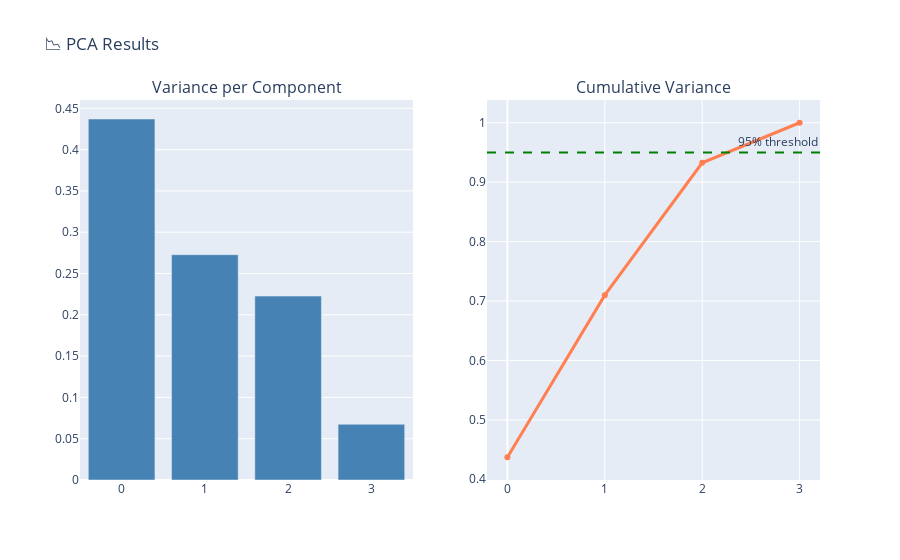

Write notebook code for a chart like this one.
### Markdown cell above
---
## 4. PCA Analysis

Dimensionality reduction and variance explanation.

### Code cell
# PCA Analysis
pca_results = ml.pca_analysis(features)

print('🔬 PCA ANALYSIS')
print('=' * 50)
for i, var in enumerate(pca_results['explained_variance'], 1):
    print(f"PC{i}: {var*100:.1f}% variance")
print(f"\nComponents needed for 95% variance: {pca_results['n_components_selected']}")

# Scree plot
fig = make_subplots(rows=1, cols=2, subplot_titles=('Variance per Component', 'Cumulative Variance'))

fig.add_trace(go.Bar(
    y=pca_results['explained_variance'],
    name='Individual',
    marker_color='steelblue'
), row=1, col=1)

fig.add_trace(go.Scatter(
    y=pca_results['cumulative_variance'],
    mode='lines+markers',
    name='Cumulative',
    line=dict(color='coral', width=3)
), row=1, col=2)

fig.add_hline(y=0.95, line_dash='dash', line_color='green', row=1, col=2,
              annotation_text='95% threshold')

fig.update_layout(title='📉 PCA Results', showlegend=False, height=400)
fig

### Figure 1 — Plotly figure (JSON) as saved in the notebook; plotly's stock layout.template omitted (floating-point values rounded to 4 significant figures)
{"data": [{"marker": {"color": "steelblue"}, "name": "Individual", "type": "bar", "xaxis": "x", "y": [0.4371, 0.2728, 0.2227, 0.06745], "yaxis": "y"}, {"line": {"color": "coral", "width": 3}, "mode": "lines+markers", "name": "Cumulative", "type": "scatter", "xaxis": "x2", "y": [0.4371, 0.7099, 0.9325, 1], "yaxis": "y2"}], "layout": {"annotations": [{"font": {"size": 16}, "showarrow": false, "text": "Variance per Component", "x": 0.225, "xanchor": "center", "xref": "paper", "y": 1, "yanchor": "bottom", "yref": "paper"}, {"font": {"size": 16}, "showarrow": false, "text": "Cumulative Variance", "x": 0.775, "xanchor": "center", "xref": "paper", "y": 1, "yanchor": "bottom", "yref": "paper"}, {"showarrow": false, "text": "95% threshold", "x": 1, "xanchor": "right", "xref": "x2 domain", "y": 0.95, "yanchor": "bottom", "yref": "y2"}], "autosize": true, "shapes": [{"line": {"color": "green", "dash": "dash"}, "type": "line", "x0": 0, "x1": 1, "xref": "x2 domain", "y0": 0.95, "y1": 0.95, "yref": "y2"}], "showlegend": false, "title": {"text": "📉 PCA Results"}, "xaxis": {"anchor": "y", "autorange": true, "domain": [0, 0.45], "range": [-0.5, 3.5]}, "xaxis2": {"anchor": "y2", "autorange": true, "domain": [0.55, 1], "range": [-0.2259, 3.226]}, "yaxis": {"anchor": "x", "autorange": true, "domain": [0, 1], "range": [0, 0.4601], "type": "linear"}, "yaxis2": {"anchor": "x2", "autorange": true, "domain": [0, 1], "range": [0.3935, 1.044], "type": "linear"}}}
